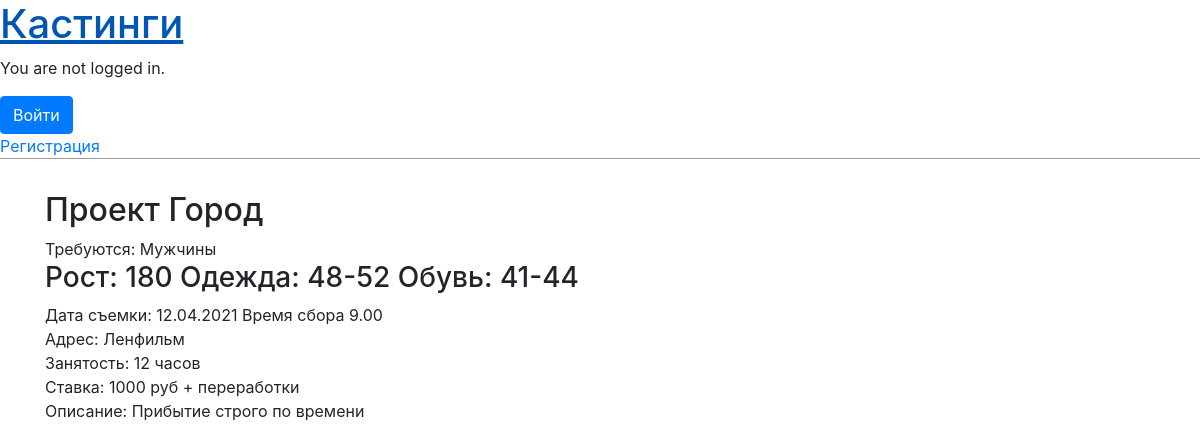
/casting/1/, run on the app's committed database.
### mainapp/models.py (models this page shows, shortened)
class Casting(models.Model):
    title = models.CharField(max_length=255, null=True,  verbose_name='Наименование')
    author = models.ForeignKey('auth.User', on_delete=models.CASCADE)
    category = models.CharField(max_length=255, null=True,  verbose_name='Категория')
    height = models.CharField(max_length=255, null=True,  verbose_name='Рост')
    size = models.CharField(max_length=255, null=True,  verbose_name='Размер_одежды')
    sizeshoe = models.CharField(max_length=255, null=True,  verbose_name='Размер_обуви')
    place = models.CharField(max_length=255, null=True,  verbose_name='Адрес_локации')
    date = models.CharField(max_length=255, null=True,  verbose_name='Дата')
    time = models.CharField(max_length=255, null=True,  verbose_name='Время')
    hour = models.CharField(max_length=255, null=True,  verbose_name='Время_занятости')
    image = models.ImageField(verbose_name='Изображение', null=True, blank=True)
    description = models.TextField(verbose_name='Требования', null=True, blank=True)
    fee = models.CharField(max_length=255, null=True,  verbose_name='Ставка')

### mainapp/views.py (the view)
# urls.py: path('casting/<int:pk>/', MainappDetailView.as_view(), name='casting_detail'),
class MainappDetailView(DetailView):
    model = Casting
    template_name = 'casting_detail.html'

### mainapp/templates/casting_detail.html
{% extends 'base.html' %}
{% block content %}
  <div class="casting-entry">
    <h2>{{ casting.title }}</h2>
    <p>Требуются: {{ casting.category }}</p>
    <h3>Рост: {{ casting.height }} Одежда: {{ casting.size }} Обувь: {{ casting.sizeshoe }}</h3>
    <p>Дата съемки: {{ casting.date }} Время сбора  {{ casting.time }}</p>
    <p>Адрес: {{ casting.place }}</p>
    <p>Занятость: {{ casting.hour }}</p>
    <p>Ставка: {{ casting.fee }}</p>
    <p>Описание: {{ casting.description }}</p>
  </div>
{% endblock content %}

### mainapp/static/css/base.css (style rules this page uses)
body { font-family: 'Source Sans Pro', sans-serif; font-size: 18px; }
.casting-entry { margin-bottom: 2rem; }
.casting-entry h2 { margin: 0.5rem 0; }
.casting-entry p { margin: 0; font-weight: 400; }

### data on the page
Casting: title "Проект Город", category "Мужчины", height "180", size "48-52", sizeshoe "41-44", date "12.04.2021", time "9.00", place "Ленфильм", hour "12 часов", fee "1000 руб + переработки", description "Прибытие строго по времени"
